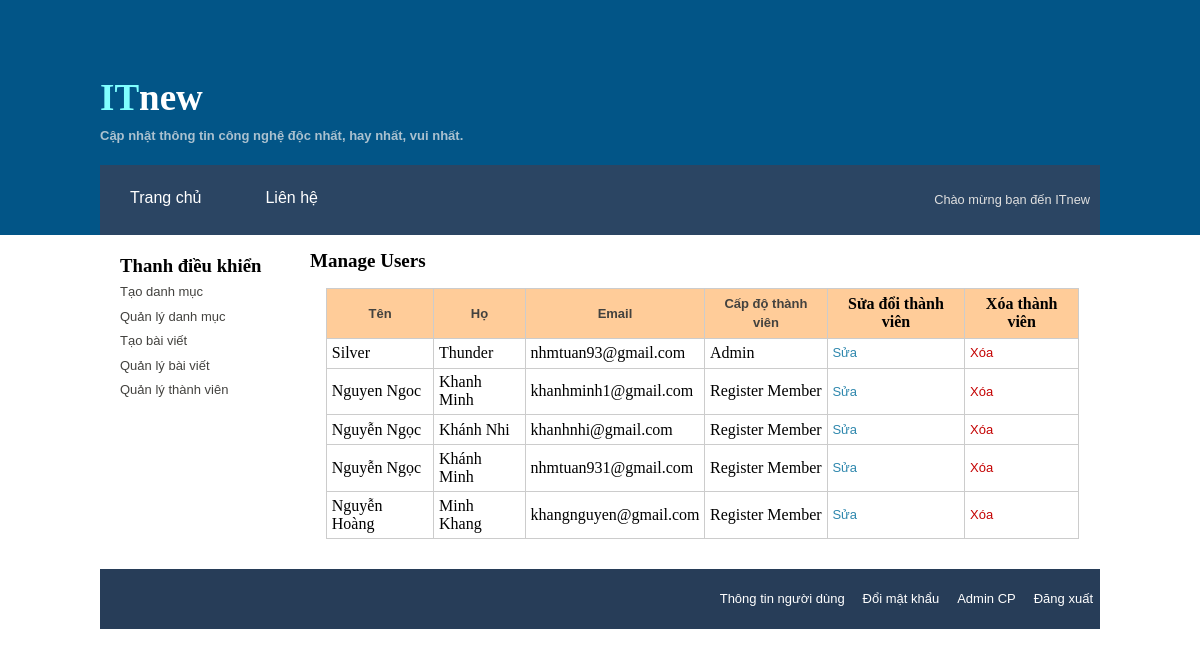
/admin/manage_users.php (signed in), run on the app's committed database.
### tables this page shows
CREATE TABLE IF NOT EXISTS `users` (
`user_id` int(11) NOT NULL,
  `first_name` varchar(40) NOT NULL,
  `last_name` varchar(40) NOT NULL,
  `email` varchar(60) NOT NULL,
  `pass` varchar(40) NOT NULL,
  `question_security` varchar(100) NOT NULL,
  `website` varchar(60) DEFAULT NULL,
  `facebook` varchar(40) DEFAULT NULL,
  `bio` text,
  `avatar` varchar(100) DEFAULT NULL,
  `user_level` tinyint(4) NOT NULL DEFAULT '2',
  `active` varchar(60) DEFAULT NULL,
  `registration_date` timestamp NOT NULL DEFAULT CURRENT_TIMESTAMP ON UPDATE CURRENT_TIMESTAMP
);

### includes/functions.php (called while the page is built, shortened)
<?php
    function sort_table_users($order) {
        switch ($order) {
            case 'ul':
            $order_by = "user_level";
            break;
        }
        return $order_by;
    }
	function convert_to_val($num) {
        switch ($num) {
            case '1':
            $num = "Admin";
            break;
            case '2':
            $num = "Register Member";
            break;
        }
        return $num;
    }
    function fetch_users($order) {
        global $dbc;
        $q = "SELECT * FROM users ORDER BY {$order} ASC";
        $r = mysqli_query($dbc,$q); confirm_query($r, $q);
        if(mysqli_num_rows($r) > 1) {
            $users = array();
            while($results = mysqli_fetch_array($r, MYSQLI_ASSOC)) {
                $users[] = $results;
			}
			return $users;
		} else {
			return FALSE;
		}
    }

### admin/manage_users.php (the view, shortened to what this page needs)
<?php
    include('../includes/header.php');
    require_once('../includes/mysqli_connect.php');
    require_once('../includes/functions.php');
    include('../includes/sidebar-admin.php');
?>
<div id="content">
<h2>Manage Users</h2>
    <table>
<thead>
	<tr>
        <th><a href="manage_users.php?sort=ln">Tên</a></th>
		<th><a href="manage_users.php?sort=fn">Họ</a></th>
		<th><a href="manage_users.php?sort=e">Email</a></th>
        <th><a href="manage_users.php?sort=ul">Cấp độ thành viên</a></th>
        <th>Sửa đổi thành viên</th>
        <th>Xóa thành viên</th>
	</tr>
</thead>
<tbody>
    <?php
        $sort = (isset($_GET['sort'])) ? $_GET['sort'] : 'ul';
        $order_by = sort_table_users($sort);
        $users = fetch_users($order_by);
        foreach ($users as $user) {
			$user_level = convert_to_val($user['user_level']);
            echo "
                <tr>
                    <td>".$user['first_name']."</td>
                    <td>".$user['last_name']."</td>
                    <td>".$user['email']."</td>
                    <td>".$user_level."</td>
                    <td><a class='edit' href='edit_user.php?uid=".urlencode($user['user_id'])."'>Sửa</a></td>
                    <td><a class='delete' href='delete_user.php?uid=".urlencode($user['user_id'])."&user_name={$user['first_name']}'>Xóa</a></td>
                <tr>";
            }
    ?>
   </tbody>
</table>
</div>
<?php include('../includes/footer.php'); ?>

### admin/css/style.css (style rules this page uses)
* { margin: 0; padding: 0 }
p, label, a { color: #333333; line-height: 1.5; font-size: 13px; font-family:'lucida grande',tahoma,verdana,arial,sans-serif； }
a { color: #43423F; text-decoration: none; }
h2 a, h2 { margin: 0; font-size: 19px; font-family: museo, georgia, san-serif; }
#content { float: left;width: 530px;padding: 20px 0;margin: 0 0 0 15px; }
#content { float: left;width: 785px;padding: 15px 0;margin: 0 0 0 10px; }
#content h2 { margin: 0; }
table { margin: 1em; border-collapse: collapse; }
td, th { padding: .3em; border: 1px #ccc solid; }
thead { background: #fc9; }
tbody a.delete { color:#C40303; }
tbody a.edit { color: #2E87AD; }

### data on the page
users: first_name "Silver", last_name "Thunder", email "nhmtuan93@gmail.com", user_level "Admin"
users: first_name "Nguyen Ngoc", last_name "Khanh Minh", email "khanhminh1@gmail.com", user_level "Register Member"
users: first_name "Nguyễn Ngọc", last_name "Khánh Nhi", email "khanhnhi@gmail.com", user_level "Register Member"
users: first_name "Nguyễn Ngọc", last_name "Khánh Minh", email "nhmtuan931@gmail.com", user_level "Register Member"
users: first_name "Nguyễn Hoàng", last_name "Minh Khang", email "khangnguyen@gmail.com", user_level "Register Member"
